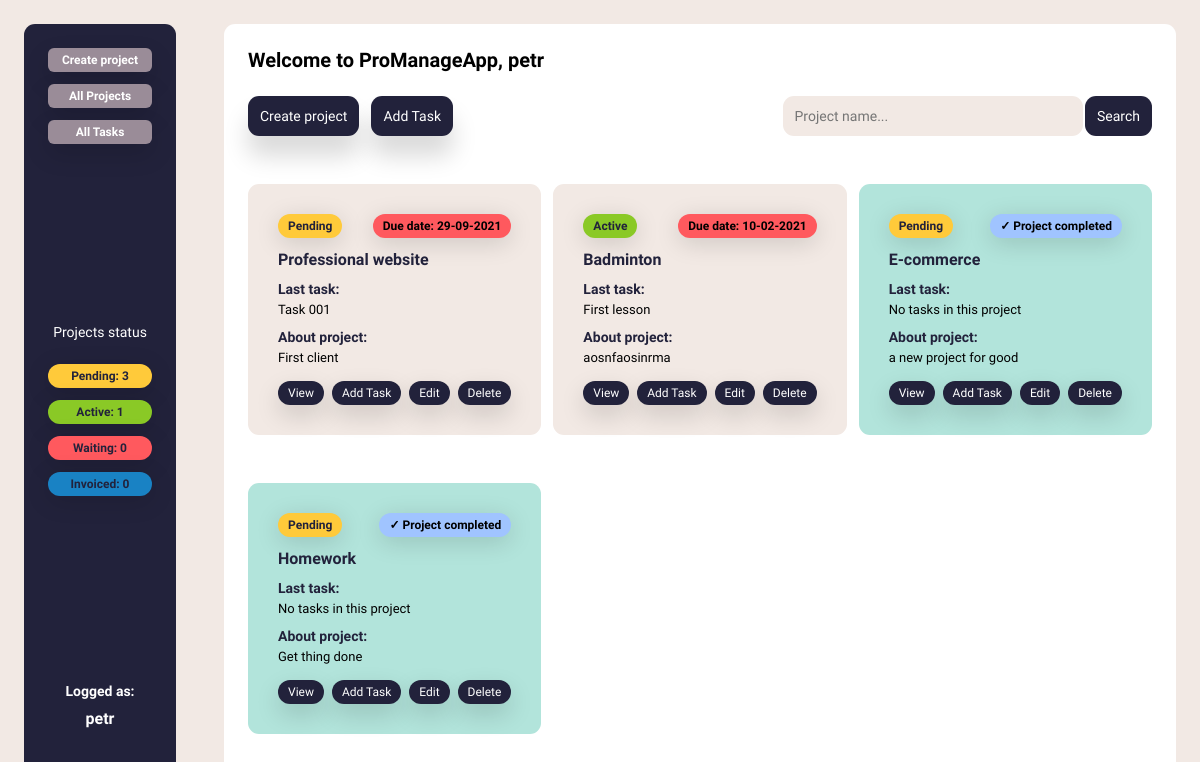
The app's page / (signed in) with its own data.
### base/models.py (models this page shows, shortened)
class Project(models.Model):
	CHOICES = [
		('1', 'Pending'),
		('2', 'Active'),
		('3', 'Waiting'),
		('4', 'Invoiced')
		]
	owner = models.ForeignKey(Profile, on_delete = models.CASCADE, null = True, blank = True)
	project_title = models.CharField(max_length=200,null=True, blank=True)
	project_intro = models.CharField(max_length=300,null=True, blank=True)
	project_description = models.TextField(blank=True, null=True)
	project_status = models.CharField(choices = CHOICES, max_length=200, null=True, blank=True)
	project_price = models.CharField(max_length=100,null=True, blank=True)
	project_complete = models.BooleanField(default=False)
	project_create = models.DateTimeField(auto_now_add=True)
	project_due_date = models.DateField(auto_now_add=False, null=True, blank=False)
	def is_due_date(self):
		return date.today() < self.project_due_date
	class Meta:
		ordering = ['project_complete']

class Task(models.Model):
	owner = models.ForeignKey(Profile, on_delete = models.CASCADE, null = True, blank = True)
	task_title = models.CharField(max_length=200,null=True, blank=True)
	task_belongs = models.ForeignKey(Project, on_delete = models.CASCADE, null = True, blank = True)
	task_description = models.CharField(max_length=300, null=True, blank=True)
	task_due_date = models.DateField(auto_now_add=False,null=True, blank=False)
	task_important = models.BooleanField(default=False)
	task_complete = models.BooleanField(default=False)
	task_create = models.DateTimeField(auto_now_add=True)
	class Meta:
		ordering = ['task_complete']

### base/views.py (the view)
# urls.py: path('', ProjectList.as_view(), name='projects'),
class ProjectList(LoginRequiredMixin, ListView):
	model = Project
	context_object_name = 'projects'
	queryset = Project.objects.all()
	def get_context_data(self, **kwargs):
		context = super().get_context_data(**kwargs)
		context ['projects'] = context ['projects'].filter(owner = self.request.user.profile)
		context ['count_projects'] = context ['projects'].filter(project_complete=False).count()
		context ['count_projects_pending'] = Project.objects.filter(owner=self.request.user.profile, project_status='1').count()
		context ['count_projects_active'] = Project.objects.filter(owner=self.request.user.profile, project_status='2').count()
		context ['count_projects_waiting'] = Project.objects.filter(owner=self.request.user.profile, project_status='3').count()
		context ['count_projects_finished'] = Project.objects.filter(owner=self.request.user.profile, project_status='4').count()
		context ['count_tasks'] = Task.objects.filter(owner=self.request.user.profile, task_complete=False).count()
		search_input = self.request.GET.get('search-area') or ''
		if search_input:
			context['projects'] = context['projects'].filter(project_title__icontains=search_input)
		context['search_input'] = search_input
		return context

### base/templates/base/project_list.html (shortened to what this page needs)
{% extends 'main.html' %}
{% load static %}
{% block content %}
<div class="side">
{% include 'sidebar.html' %}
</div>
{% if request.user.is_authenticated %}
<div class="project-list">
<h1 class="heading-primary">Welcome to ProManageApp, {{request.user}}</h1>
<div class="projects-list-main">
<div class="create-area">
<a class="create-btn" href="{% url 'project-create' %}">Create project</a>
<a class="create-btn" href="{% url 'task-create' %}">Add Task</a>
</div>
<div class="search-bar">
<form method="GET">
	<input class="search-text" type="text" name="search-area" value="{{search_input}}" placeholder="Project name..." />
	<input class="action-btn" type="submit" value="Search" />
</form>
</div>
</div>
{% endif %}
<div class="projects-grid">
{% for project in projects %}
{% if project.project_complete %}
<div class="project-card--complete">
	<div class="head-info">
	{% if project.project_status == "1" %}
	<div class="project_status"><p class="project_status_text--pending">{{project.get_project_status_display}}</p>
	</div>
	{% elif project.project_status == "2" %}
	<div class="project_status"><p class="project_status_text--active">{{project.get_project_status_display}}</p>
	</div>
	{% elif project.project_status == "3" %}
	<div class="project_status"><p class="project_status_text--waiting">{{project.get_project_status_display}}</p>
	</div>
	{% elif project.project_status == "4" %}
	<div class="project_status"><p class="project_status_text--finished">{{project.get_project_status_display}}</p>
	</div>
	{% endif %}
	<div class="due-date">
		&#10003 Project completed
	</div>
</div>
	<div class="project-heading">
		<h2 class="heading-secondary">{{project.project_title}}</h2>
	</div>
	<div class="project-created">
		<p class="project-date">Last task:</p>
		{% for task in project.task_set.all|slice:"0:1" %}
		{% if not task.task_complete %}
		<p class="project-date-text">{{task.task_title}}</p>
		{% endif %}
		{% empty %}
		<p class="project-date-text">No tasks in this project</p>
		{% endfor %}
	</div>
	<div class="project-subtitle">
		<p class="project-intro-card">About project:</p>
		<p class="project-intro">{{project.project_intro|truncatewords:6}}</p>
	</div>
	<div class="project-links">
		<a class="project-card-link" href="{% url 'project' project.id %}">View</a>
		<a class="project-card-link" href="{% url 'task-create' %}">Add Task</a>
		<a class="project-card-link" href="{% url 'project-update' project.id %}">Edit</a>
		<a class="project-card-link" href="{% url 'project-delete' project.id %}">Delete</a>
	</div>
</div>
{% else %}
<div class="project-card">
	<div class="head-info">
	{% if project.project_status == "1" %}
	<div class="project_status"><p class="project_status_text--pending">{{project.get_project_status_display}}</p>
	</div>
	{% elif project.project_status == "2" %}
	<div class="project_status"><p class="project_status_text--active">{{project.get_project_status_display}}</p>
	</div>
	{% elif project.project_status == "3" %}
	<div class="project_status"><p class="project_status_text--waiting">{{project.get_project_status_display}}</p>
	</div>
	{% elif project.project_status == "4" %}
	<div class="project_status"><p class="project_status_text--finished">{{project.get_project_status_display}}</p>
	</div>
	{% endif %}
	{% if project.is_due_date %}
	<div class="due-date">
		Due date: {{project.project_due_date|date:'d-m-Y'}}
	</div>
	{% else %}
	<div class="due-date-passed">
		Due date: {{project.project_due_date|date:'d-m-Y'}}
	</div>
	{% endif %}
</div>
	<div class="project-heading">
		<h2 class="heading-secondary">{{project.project_title}}</h2>
	</div>
	<div class="project-created">
		<p class="project-date">Last task:</p>
		{% for task in project.task_set.all|slice:"0:1" %}
		{% if not task.task_complete %}
		<div class="last-task-field">
		<div class="last-task-text-field">
		<p class="project-date-text">{{task.task_title}}</p>
		</div>
		</div>
		{% endif %}
		{% empty %}
		<p class="project-date-text">No tasks in this project</p>
		{% endfor %}
	</div>
	<div class="project-subtitle">
		<p class="project-intro-card">About project:</p>
		<p class="project-intro">{{project.project_intro|truncatewords:6}}</p>
	</div>
	<div class="project-links">
		<a class="project-card-link" href="{% url 'project' project.id %}">View</a>
		<a class="project-card-link" href="{% url 'task-create' %}">Add Task</a>
		<a class="project-card-link" href="{% url 'project-update' project.id %}">Edit</a>
		<a class="project-card-link" href="{% url 'project-delete' project.id %}">Delete</a>
	</div>
</div>
{% endif %}
{% empty %}
	<div class="project-card">
		<div class="no-items-area">
			<p class="no-items">No current projects</p>
		</div>
	</div>
{% endfor %}
</div>
{% endblock content %}

### base/templates/main.html (shortened to what this page needs)
<!DOCTYPE html>
{% load static %}
<html lang="en">
<head>
	<link rel="stylesheet" type="text/css" href="{% static 'styles/style.css' %}">
</head>
<body>
	{% block content %}
	{% endblock %}
</body>
</html>

### base/templates/sidebar.html (shortened to what this page needs)
{% load static %}
<div class="side-links">
	<p class="side-link"><a class="side-create-link" href="{% url 'project-create' %}">Create project</a></p>
	<p class="side-link"><a class="side-projects-link" href="{% url 'projects' %}">All Projects</a></p>
	<p class="side-link"><a class="side-tasks-link" href="{% url 'tasks' %}">All Tasks</a></p>
</div>
{% if request.user.is_authenticated %}
<div class="info-widget-side">
	<div class="projects-widget">
		<p class="unfinished-projects--task">Projects status</p>
	</div>
	<div class="project_status"><p class="project_status_text--pending">Pending: {{count_projects_pending}}</p>
	</div>
	<div class="project_status"><p class="project_status_text--active">Active: {{count_projects_active}}</p>
	</div>
	<div class="project_status"><p class="project_status_text--waiting">Waiting: {{count_projects_waiting}}</p>
	</div>
	<div class="project_status"><p class="project_status_text--finished">Invoiced: {{count_projects_finished}}</p>
	</div>
</div>
<div class="profile-area">
	<p class="logged-in">Logged as:</p>
	<div class="side-profile">
	<a class="side-profile-link" href="{% url 'profile' user.profile.id %}"><p class="username">{{request.user}}</p></a>
</div>
{% else %}
	<a href="{% url 'login' %}">Login</a>
{% endif %}
</div>

### records on screen
Project: project_status "Pending", project_due_date "29-09-2021", project_title "Professional website", project_intro "First client"
Task: task_title "Task 001"
Project: project_status "Active", project_due_date "10-02-2021", project_title "Badminton", project_intro "aosnfaosinrma"
Task: task_title "First lesson"
Project: project_status "Pending", project_title "E-commerce", project_intro "a new project for good"
Project: project_status "Pending", project_title "Homework", project_intro "Get thing done"

### other values on screen
{{ count_projects_pending }} "3"
{{ count_projects_active }} "1"
{{ count_projects_waiting }} "0"
{{ count_projects_finished }} "0"
{{ request.user }} "petr"
